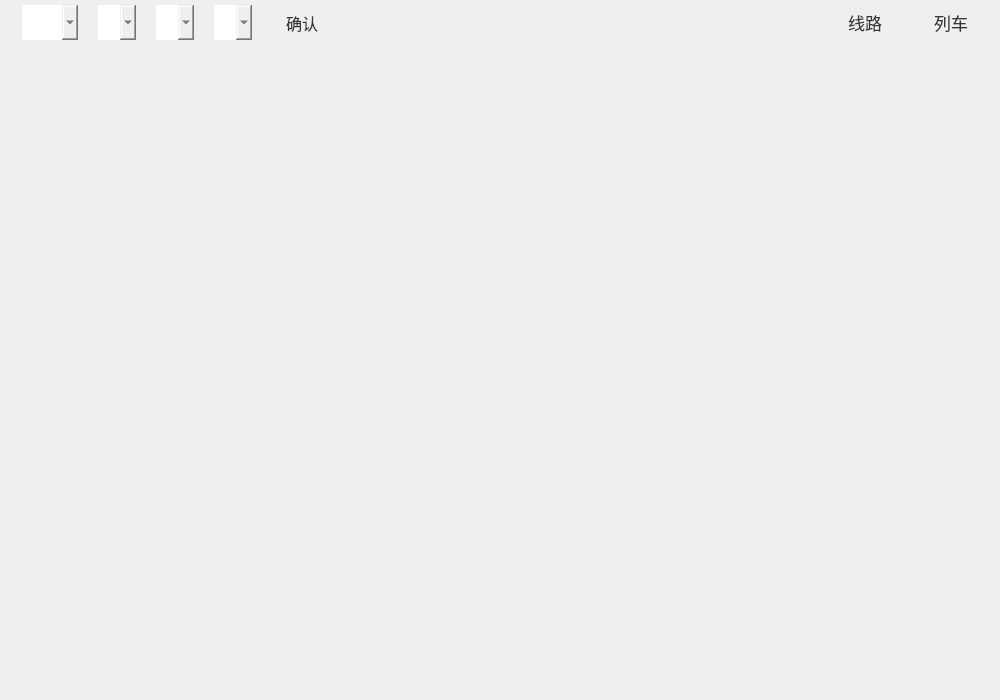
<?xml version="1.0" encoding="UTF-8"?>
<ui version="4.0">
 <class>page0_main</class>
 <widget class="QWidget" name="page0_main">
  <property name="geometry">
   <rect>
    <x>0</x>
    <y>0</y>
    <width>1000</width>
    <height>700</height>
   </rect>
  </property>
  <property name="minimumSize">
   <size>
    <width>0</width>
    <height>0</height>
   </size>
  </property>
  <property name="maximumSize">
   <size>
    <width>16777215</width>
    <height>16777215</height>
   </size>
  </property>
  <property name="windowTitle">
   <string>Form</string>
  </property>
  <property name="styleSheet">
   <string notr="true">#page0_main{
border-bottom-right-radius:12px;
}</string>
  </property>
  <layout class="QVBoxLayout" name="verticalLayout">
   <property name="spacing">
    <number>0</number>
   </property>
   <property name="leftMargin">
    <number>0</number>
   </property>
   <property name="topMargin">
    <number>0</number>
   </property>
   <property name="rightMargin">
    <number>0</number>
   </property>
   <property name="bottomMargin">
    <number>0</number>
   </property>
   <item>
    <widget class="QWidget" name="bar" native="true">
     <property name="sizePolicy">
      <sizepolicy hsizetype="Expanding" vsizetype="Expanding">
       <horstretch>0</horstretch>
       <verstretch>0</verstretch>
      </sizepolicy>
     </property>
     <property name="minimumSize">
      <size>
       <width>0</width>
       <height>45</height>
      </size>
     </property>
     <property name="maximumSize">
      <size>
       <width>16777215</width>
       <height>45</height>
      </size>
     </property>
     <property name="styleSheet">
      <string notr="true">#bar{
border-image: url(:/images/sideBar/black0.png) 0 0 0 0 stretch stretch;

}</string>
     </property>
     <layout class="QHBoxLayout" name="horizontalLayout">
      <property name="topMargin">
       <number>5</number>
      </property>
      <property name="bottomMargin">
       <number>5</number>
      </property>
      <item>
       <widget class="QWidget" name="time" native="true">
        <property name="minimumSize">
         <size>
          <width>0</width>
          <height>35</height>
         </size>
        </property>
        <property name="maximumSize">
         <size>
          <width>16777215</width>
          <height>35</height>
         </size>
        </property>
        <property name="styleSheet">
         <string notr="true">#time {
        background-image: url(:/images/sideBar/black2.png);
		border-radius: 12px;
		color: rgb(55, 55, 55);
    }

QLabel {
	color: rgb(55, 55, 55);
	font-size: 13pt; 
	
}



/* 1. 主控件：文字居中 + 拉伸背景图 */
QComboBox {
    border: none;                             /* 去掉原有边框 */
           /* 为 drop-down 留空间 */
    /* 九宫格切片：上 5 下 5 左 5 右 5，按需调整 */
    border-image: url(:/images/sideBar/black2.png) 0 0 0 0 stretch stretch;
	color: rgb(55, 55, 55);
}

/* 2. 下拉按钮区域（右半边）背景也用九宫格 */
QComboBox::drop-down {
    subcontrol-origin: padding;               /* 以 padding 区域为基准 */
    subcontrol-position: top right;           /* 放到右上角 */     
    border: none;
    border-image: url(:/images/sideBar/black2.png) 0 0 0 0 stretch stretch;
}

QComboBox:hover {
    border-image: url(:/images/sideBar/black3.png) 0 0 0 0 stretch stretch;
}



/* 3. 弹出列表背景（popup） */
QComboBox QAbstractItemView {
   /* border: none;
    outline: none;*/                            /* 去除 focus 虚线 */
    border-image: url(:/images/sideBar/black2.png) 0 0 0 0 stretch stretch;
    background: transparent;

}

/* 4. 列表项样式 */
QComboBox QAbstractItemView::item {
	border-image: url(:/images/sideBar/black2.png) 0 0 0 0 stretch stretch;
   	color: rgb(55, 55, 55);  
}

/* 5. 选中项背景——用 border-image 切片显示图片 */
QComboBox QAbstractItemView::item:selected {
    border-image: url(:/images/sideBar/black3.png) 0 0 0 0 stretch stretch;
    color: rgb(55, 55, 55);                           /* 可选，调整文字色 */
}
</string>
        </property>
        <layout class="QHBoxLayout" name="horizontalLayout_2">
         <property name="spacing">
          <number>20</number>
         </property>
         <property name="leftMargin">
          <number>13</number>
         </property>
         <property name="topMargin">
          <number>0</number>
         </property>
         <property name="rightMargin">
          <number>0</number>
         </property>
         <property name="bottomMargin">
          <number>0</number>
         </property>
         <item>
          <widget class="QComboBox" name="year">
           <property name="sizePolicy">
            <sizepolicy hsizetype="Fixed" vsizetype="Fixed">
             <horstretch>0</horstretch>
             <verstretch>0</verstretch>
            </sizepolicy>
           </property>
           <property name="minimumSize">
            <size>
             <width>56</width>
             <height>35</height>
            </size>
           </property>
           <property name="maximumSize">
            <size>
             <width>56</width>
             <height>35</height>
            </size>
           </property>
           <property name="font">
            <font>
             <pointsize>12</pointsize>
            </font>
           </property>
           <property name="styleSheet">
            <string notr="true">/* 2.2 箭头图标大小 */
QComboBox::down-arrow {
    image: url(:/images/page0/year.png);
    width: 17px;
    height: 17px;
}</string>
           </property>
           <property name="currentText">
            <string/>
           </property>
          </widget>
         </item>
         <item>
          <widget class="QComboBox" name="month">
           <property name="sizePolicy">
            <sizepolicy hsizetype="Fixed" vsizetype="Fixed">
             <horstretch>0</horstretch>
             <verstretch>0</verstretch>
            </sizepolicy>
           </property>
           <property name="minimumSize">
            <size>
             <width>38</width>
             <height>35</height>
            </size>
           </property>
           <property name="maximumSize">
            <size>
             <width>38</width>
             <height>35</height>
            </size>
           </property>
           <property name="font">
            <font>
             <pointsize>12</pointsize>
            </font>
           </property>
           <property name="styleSheet">
            <string notr="true">/* 2.2 箭头图标大小 */
QComboBox::down-arrow {
    image: url(:/images/page0/month.png);
    width: 17px;
    height: 17px;
}</string>
           </property>
          </widget>
         </item>
         <item>
          <widget class="QComboBox" name="day">
           <property name="sizePolicy">
            <sizepolicy hsizetype="Fixed" vsizetype="Fixed">
             <horstretch>0</horstretch>
             <verstretch>0</verstretch>
            </sizepolicy>
           </property>
           <property name="minimumSize">
            <size>
             <width>38</width>
             <height>35</height>
            </size>
           </property>
           <property name="maximumSize">
            <size>
             <width>38</width>
             <height>35</height>
            </size>
           </property>
           <property name="font">
            <font>
             <pointsize>12</pointsize>
            </font>
           </property>
           <property name="styleSheet">
            <string notr="true">/* 2.2 箭头图标大小 */
QComboBox::down-arrow {
    image: url(:/images/page0/day.png);
    width: 17px;
    height: 17px;
}</string>
           </property>
          </widget>
         </item>
         <item>
          <widget class="QComboBox" name="hour">
           <property name="sizePolicy">
            <sizepolicy hsizetype="Fixed" vsizetype="Fixed">
             <horstretch>0</horstretch>
             <verstretch>0</verstretch>
            </sizepolicy>
           </property>
           <property name="minimumSize">
            <size>
             <width>38</width>
             <height>35</height>
            </size>
           </property>
           <property name="maximumSize">
            <size>
             <width>38</width>
             <height>35</height>
            </size>
           </property>
           <property name="font">
            <font>
             <pointsize>12</pointsize>
            </font>
           </property>
           <property name="styleSheet">
            <string notr="true">/* 2.2 箭头图标大小 */
QComboBox::down-arrow {
    image: url(:/images/page0/hour.png);
    width: 17px;
    height: 17px;
}</string>
           </property>
          </widget>
         </item>
         <item>
          <widget class="QPushButton" name="checkbutton">
           <property name="sizePolicy">
            <sizepolicy hsizetype="Fixed" vsizetype="Fixed">
             <horstretch>0</horstretch>
             <verstretch>0</verstretch>
            </sizepolicy>
           </property>
           <property name="minimumSize">
            <size>
             <width>60</width>
             <height>35</height>
            </size>
           </property>
           <property name="maximumSize">
            <size>
             <width>60</width>
             <height>35</height>
            </size>
           </property>
           <property name="font">
            <font>
             <pointsize>12</pointsize>
            </font>
           </property>
           <property name="styleSheet">
            <string notr="true">#checkbutton {
        border: none;
		outline: none;
        background-image: url(:/images/sideBar/black2.png);
		border-bottom-right-radius: 12px;
		border-top-right-radius: 12px;
		color: rgb(55, 55, 55);
    }
#checkbutton:hover {
        background-image: url(:/images/sideBar/black3.png);
    }
#checkbutton:pressed {
        background-image: url(:/images/sideBar/black4.png);
    }</string>
           </property>
           <property name="text">
            <string>确认</string>
           </property>
          </widget>
         </item>
        </layout>
       </widget>
      </item>
      <item>
       <spacer name="horizontalSpacer">
        <property name="orientation">
         <enum>Qt::Orientation::Horizontal</enum>
        </property>
        <property name="sizeHint" stdset="0">
         <size>
          <width>40</width>
          <height>20</height>
         </size>
        </property>
       </spacer>
      </item>
      <item>
       <widget class="QPushButton" name="linebutton">
        <property name="sizePolicy">
         <sizepolicy hsizetype="Fixed" vsizetype="Fixed">
          <horstretch>80</horstretch>
          <verstretch>35</verstretch>
         </sizepolicy>
        </property>
        <property name="minimumSize">
         <size>
          <width>80</width>
          <height>35</height>
         </size>
        </property>
        <property name="font">
         <font>
          <pointsize>13</pointsize>
         </font>
        </property>
        <property name="styleSheet">
         <string notr="true">#linebutton {
        border: none;
		outline: none;
        background-image: url(:/images/sideBar/black2.png);
		border-radius: 12px;
		color: rgb(55, 55, 55);
    }
#linebutton:hover {
        background-image: url(:/images/sideBar/black3.png);
    }
#linebutton:pressed {
        background-image: url(:/images/sideBar/black4.png);
    }</string>
        </property>
        <property name="text">
         <string>线路</string>
        </property>
       </widget>
      </item>
      <item>
       <widget class="QPushButton" name="trainbutton">
        <property name="sizePolicy">
         <sizepolicy hsizetype="Fixed" vsizetype="Fixed">
          <horstretch>0</horstretch>
          <verstretch>0</verstretch>
         </sizepolicy>
        </property>
        <property name="minimumSize">
         <size>
          <width>80</width>
          <height>35</height>
         </size>
        </property>
        <property name="maximumSize">
         <size>
          <width>80</width>
          <height>35</height>
         </size>
        </property>
        <property name="font">
         <font>
          <pointsize>13</pointsize>
         </font>
        </property>
        <property name="styleSheet">
         <string notr="true">#trainbutton {
        border: none;
		outline: none;
        background-image: url(:/images/sideBar/black2.png);
		border-radius: 12px;
		color: rgb(55, 55, 55);
    }
#trainbutton:hover {
        background-image: url(:/images/sideBar/black3.png);
    }
#trainbutton:pressed {
        background-image: url(:/images/sideBar/black4.png);
    }</string>
        </property>
        <property name="text">
         <string>列车</string>
        </property>
       </widget>
      </item>
     </layout>
    </widget>
   </item>
   <item>
    <widget class="QWidget" name="map" native="true">
     <property name="sizePolicy">
      <sizepolicy hsizetype="Expanding" vsizetype="Expanding">
       <horstretch>0</horstretch>
       <verstretch>0</verstretch>
      </sizepolicy>
     </property>
     <property name="styleSheet">
      <string notr="true"/>
     </property>
     <layout class="QHBoxLayout" name="layout">
      <property name="spacing">
       <number>0</number>
      </property>
      <property name="leftMargin">
       <number>0</number>
      </property>
      <property name="topMargin">
       <number>0</number>
      </property>
      <property name="rightMargin">
       <number>0</number>
      </property>
      <property name="bottomMargin">
       <number>0</number>
      </property>
     </layout>
    </widget>
   </item>
   <item>
    <widget class="QWidget" name="button" native="true">
     <property name="sizePolicy">
      <sizepolicy hsizetype="Expanding" vsizetype="Fixed">
       <horstretch>0</horstretch>
       <verstretch>0</verstretch>
      </sizepolicy>
     </property>
     <property name="minimumSize">
      <size>
       <width>0</width>
       <height>12</height>
      </size>
     </property>
     <property name="maximumSize">
      <size>
       <width>16777215</width>
       <height>12</height>
      </size>
     </property>
     <property name="styleSheet">
      <string notr="true">border-image: url(:/images/mainwindow/mainwindow_background.png) 0 0 0 0 stretch stretch;
border-bottom-right-radius:12px;
</string>
     </property>
    </widget>
   </item>
  </layout>
 </widget>
 <resources/>
 <connections/>
</ui>
